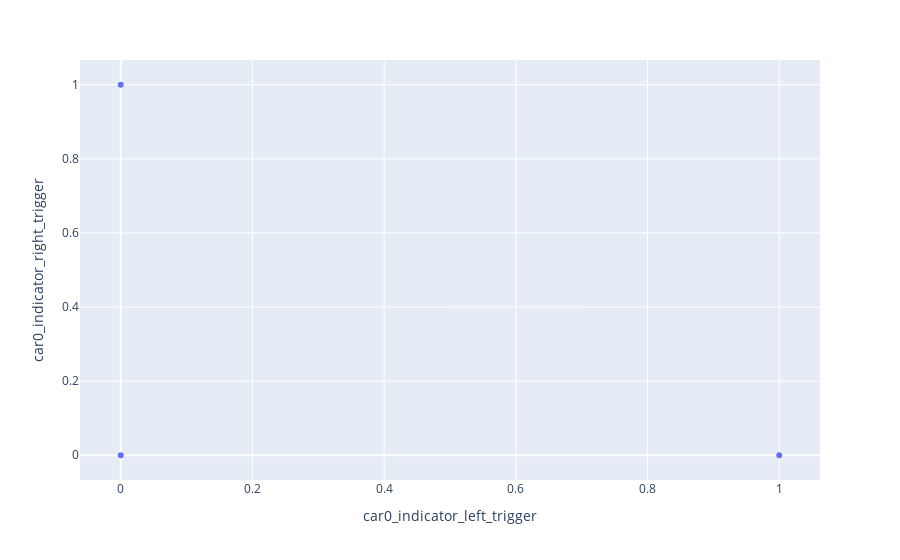

Here is the notebook cell this chart was saved with:
### Code cell
fig3 = px.scatter(df, x="car0_indicator_left_trigger", y="car0_indicator_right_trigger")
fig3.show()

### Figure 1 — Plotly figure (JSON) as saved in the notebook; plotly's stock layout.template omitted (floating-point values rounded to 4 significant figures; data arrays with more than 128 entries replaced by an {"elided": "..."} marker saying what was removed)
{"data": [{"hovertemplate": "car0_indicator_left_trigger=%{x}<br>car0_indicator_right_trigger=%{y}<extra></extra>", "legendgroup": "", "marker": {"color": "#636efa", "symbol": "circle"}, "mode": "markers", "name": "", "showlegend": false, "type": "scattergl", "x": {"elided": "39971 float values"}, "xaxis": "x", "y": {"elided": "39971 float values"}, "yaxis": "y"}], "layout": {"legend": {"tracegroupgap": 0}, "margin": {"t": 60}, "xaxis": {"anchor": "y", "domain": [0, 1], "title": {"text": "car0_indicator_left_trigger"}}, "yaxis": {"anchor": "x", "domain": [0, 1], "title": {"text": "car0_indicator_right_trigger"}}}}
